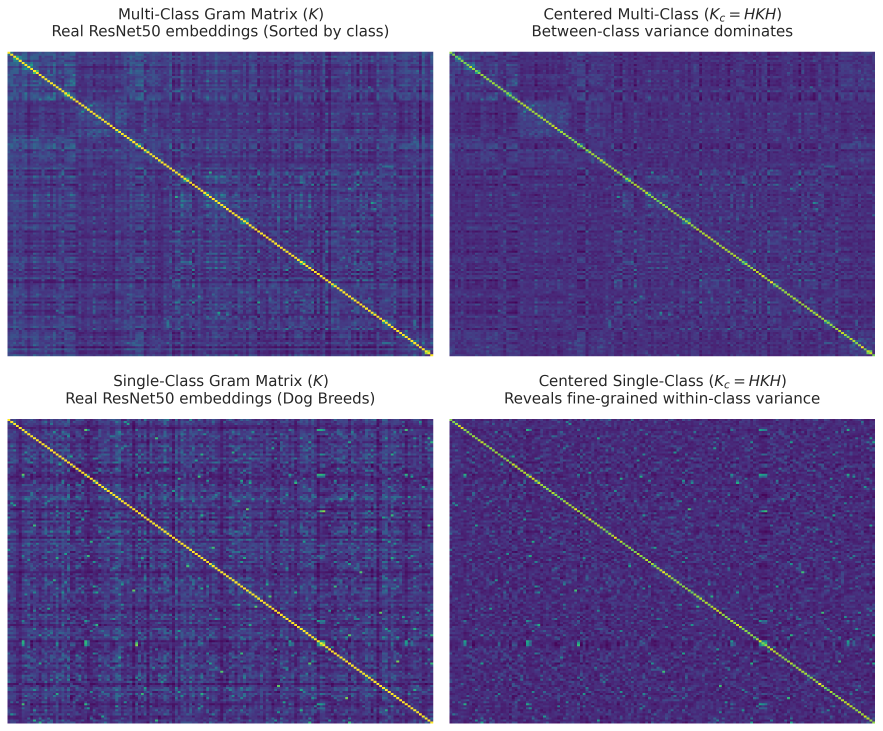
#> input picture submissions/red_team_real_gram_insight.png, 3530 x 2924 px (shown at 1/4 size); the run also reads 1 picture not shown here
$ python generate_iclr_5slide_figures.py
#> lines starting #> are read from the running program, lines starting #| are printed output that depends on the picture
#!/usr/bin/env python3
"""Generate all five figures for the ICLR Re-Align five-slide talk.

Slide 1 (title):  Conceptual diagram — two stimulus conditions, one formula.
Slide 2 (claim):  Cleaned real Red Gram figure (from report PNG, no text).
Slide 3 (blue):   Cleaned real Blue CKA heatmap (from report PNG, no text).
Slide 4 (red):    Red optimization funnel + proxy model strip.
Slide 5 (results): Score bars + Blue submission composition.
"""

from __future__ import annotations

import json
from collections import Counter
from pathlib import Path

import matplotlib
matplotlib.use("Agg")
import matplotlib.pyplot as plt
import matplotlib.patches as mpatches
import numpy as np

ROOT = Path(__file__).resolve().parents[1]
BLUE_SUBMISSION = ROOT / "submissions" / "blue_team_submission.json"
RED_SUBMISSION = ROOT / "submissions" / "red_team_submission.json"
BLUE_REPORT_FIG = ROOT / "submissions" / "blue_team_real_cka_matrix.png"
RED_REPORT_FIG = ROOT / "submissions" / "red_team_real_gram_insight.png"
OUT = ROOT / "figures" / "iclr_5slide"

BG = "#fff"
INK = "#080808"
MUTED = "#77736a"
BLUE = "#0072b2"
RED = "#b33c00"
GOLD = "#e69f00"
GREY = "#999999"
TEAL = "#009e73"


def load_json(path: Path) -> dict:
    return json.loads(path.read_text())


# [8 lines left out: function family_for, not called in this run]


def setup():
    plt.rcParams.update({
        "figure.facecolor": BG, "axes.facecolor": BG,
        "savefig.facecolor": BG, "savefig.dpi": 300,
        "font.family": "sans-serif", "font.size": 13,
        "axes.spines.top": False, "axes.spines.right": False,
        "axes.edgecolor": MUTED, "axes.labelcolor": INK,
        "xtick.color": MUTED, "ytick.color": MUTED,
        "text.color": INK,
    })


def make_slide1():
    """Conceptual diagram: two stimulus conditions, one CKA formula."""
    fig, axes = plt.subplots(1, 2, figsize=(10, 4.2))

    for ax in axes:
        ax.set_xlim(-1.2, 1.2)
        ax.set_ylim(-1.2, 1.2)
        ax.set_aspect("equal")
        ax.axis("off")

    rng = np.random.RandomState(7)

    # Left: broad categories (dogs cluster + cars cluster + birds cluster)
    clusters = [
        ("dogs", RED, -0.5, 0.5, 0.15),
        ("cars", BLUE, 0.5, -0.4, 0.15),
        ("birds", TEAL, -0.3, -0.6, 0.12),
        ("buildings", GOLD, 0.6, 0.5, 0.13),
    ]
    ax = axes[0]
    for label, color, cx, cy, spread in clusters:
        pts = rng.randn(18, 2) * spread + [cx, cy]
        ax.scatter(pts[:, 0], pts[:, 1], s=28, color=color, alpha=0.7, zorder=2)
        ax.text(cx, cy + spread + 0.15, label, ha="center", fontsize=11,
                color=color, fontweight="bold")
    ax.set_title("broad stimulus set", fontsize=15, pad=14, color=INK)

    # Right: single superclass (all dogs, spread out)
    ax = axes[1]
    pts = rng.randn(60, 2) * 0.38
    ax.scatter(pts[:, 0], pts[:, 1], s=28, color=RED, alpha=0.55, zorder=2)
    axes_labels = ["texture", "pose", "scene", "silhouette", "crop"]
    angles = np.linspace(0, 2 * np.pi, len(axes_labels), endpoint=False) - np.pi / 2
    for angle, label in zip(angles, axes_labels):
        x, y = 0.95 * np.cos(angle), 0.95 * np.sin(angle)
        ax.annotate("", xy=(x, y), xytext=(0, 0),
                    arrowprops=dict(arrowstyle="-", color=MUTED, lw=0.8))
        ax.text(x * 1.12, y * 1.12, label, ha="center", va="center",
                fontsize=10, color=MUTED)
    ax.set_title("dog superclass only", fontsize=15, pad=14, color=INK)

    fig.text(0.5, 0.02, "same CKA formula, different stimulus question",
             ha="center", fontsize=13, color=MUTED, style="italic")
    fig.tight_layout(rect=[0, 0.06, 1, 1])
    fig.savefig(OUT / "slide1_concept.png", bbox_inches="tight")
    plt.close(fig)


def make_slide2():
    """Clean the real Red Gram figure: crop out titles, keep four heatmaps."""
    from PIL import Image

    red = Image.open(RED_REPORT_FIG).convert("RGB")
    crops = [
        red.crop((28, 207, 1735, 1420)),
        red.crop((1800, 207, 3502, 1420)),
        red.crop((28, 1680, 1735, 2893)),
        red.crop((1800, 1680, 3502, 2893)),
    ]
    gap = 22
    w = crops[0].width * 2 + gap
    h = crops[0].height * 2 + gap
    canvas = Image.new("RGB", (w, h), "white")
    canvas.paste(crops[0], (0, 0))
    canvas.paste(crops[1], (crops[0].width + gap, 0))
    canvas.paste(crops[2], (0, crops[0].height + gap))
    canvas.paste(crops[3], (crops[0].width + gap, crops[0].height + gap))
    canvas.save(OUT / "slide2_gram.png")


def make_slide3():
    """Clean the real Blue CKA heatmap: rebuild cells, keep white dividers."""
    from PIL import Image, ImageDraw

    blue = Image.open(BLUE_REPORT_FIG).convert("RGB")
    heatmap = blue.crop((27, 164, 2326, 2271))

    n = 18
    arr = np.asarray(heatmap)
    rebuilt = Image.new("RGB", heatmap.size, "white")
    draw = ImageDraw.Draw(rebuilt)

    for row in range(n):
        y0 = round(row * heatmap.height / n)
        y1 = round((row + 1) * heatmap.height / n)
        for col in range(n):
            x0 = round(col * heatmap.width / n)
            x1 = round((col + 1) * heatmap.width / n)
            patch = arr[y0:y1, x0:x1, :]
            rgb = tuple(int(v) for v in np.median(patch.reshape(-1, 3), axis=0))
            draw.rectangle((x0, y0, x1, y1), fill=rgb)

    for boundary in (6, 12):
        x = round(boundary * heatmap.width / n)
        y = round(boundary * heatmap.height / n)
        draw.line((x, 0, x, heatmap.height), fill="white", width=8)
        draw.line((0, y, heatmap.width, y), fill="white", width=8)

    rebuilt.save(OUT / "slide3_cka.png")


def make_slide4():
    """Red optimization funnel + proxy model diversity strip."""
    red = load_json(RED_SUBMISSION)
    metadata = red.get("metadata", {})
    proxies = metadata.get("proxy_models", [])

    fig, (ax_funnel, ax_models) = plt.subplots(
        1, 2, figsize=(10, 4.5), gridspec_kw={"width_ratios": [1.1, 1]})

    # Funnel
    labels = ["synsets", "candidates", "scored pool", "submitted"]
    values = [125, 6250, metadata.get("n_candidates", 5000), 1000]
    colors = [MUTED, BLUE, GOLD, RED]
    bars = ax_funnel.barh(labels[::-1], values[::-1], color=colors[::-1],
                          height=0.6, edgecolor="white", linewidth=1.5)
    ax_funnel.set_xscale("log")
    ax_funnel.set_xlabel("count (log scale)")
    ax_funnel.set_title("selection pipeline", fontsize=14)
    for bar, val in zip(bars, values[::-1]):
        ax_funnel.text(val * 1.15, bar.get_y() + bar.get_height() / 2,
                       f"{val:,}", va="center", fontsize=11)
    ax_funnel.spines["left"].set_visible(False)
    ax_funnel.tick_params(left=False)

    # Proxy model diversity
    families = {
        "CNN": ["vgg11", "resnet101", "densenet121"],
        "ViT": ["deit3", "beit", "xcit"],
        "CLIP": ["apple mclip"],
        "self-sup": ["dino resmlp", "mae hiera"],
        "exotic": ["mambaout", "mlp-mixer"],
    }
    y_pos = 0
    fam_colors = {"CNN": RED, "ViT": BLUE, "CLIP": TEAL,
                  "self-sup": GOLD, "exotic": MUTED}
    for fam, models in families.items():
        for model in models:
            ax_models.barh(y_pos, 1, color=fam_colors[fam], height=0.7,
                           edgecolor="white", linewidth=1)
            ax_models.text(0.5, y_pos, model, ha="center", va="center",
                           fontsize=9, color="white", fontweight="bold")
            y_pos += 1
        y_pos += 0.3

    ax_models.set_xlim(0, 1)
    ax_models.set_ylim(-0.5, y_pos)
    ax_models.invert_yaxis()
    ax_models.axis("off")
    ax_models.set_title("11 proxy models", fontsize=14)

    patches = [mpatches.Patch(color=c, label=f) for f, c in fam_colors.items()]
    ax_models.legend(handles=patches, loc="lower right", fontsize=9,
                     frameon=False, ncol=2)

    fig.suptitle("Red Team: restrict to dog superclass, then optimize",
                 fontsize=15, y=0.98)
    fig.tight_layout(rect=[0, 0, 1, 0.93])
    fig.savefig(OUT / "slide4_red_pipeline.png", bbox_inches="tight")
    plt.close(fig)


# [52 lines left out: function make_slide5, not called in this run]


def main():
    OUT.mkdir(parents=True, exist_ok=True)
    setup()
    for name, fn in [("slide1", make_slide1), ("slide2", make_slide2),
                     ("slide3", make_slide3), ("slide4", make_slide4),
                     ("slide5", make_slide5)]:
        print(f"  {name}...")
        fn()
#> this loop made 4 passes
#> pass 1, in make_slide1, `fig.savefig(OUT / "slide1_concept.png", bbox_inches="tight")`:
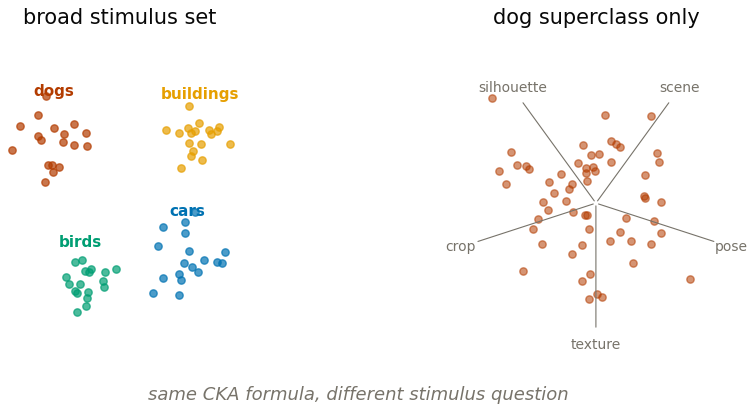
#> figure drawn by matplotlib, 2 panels
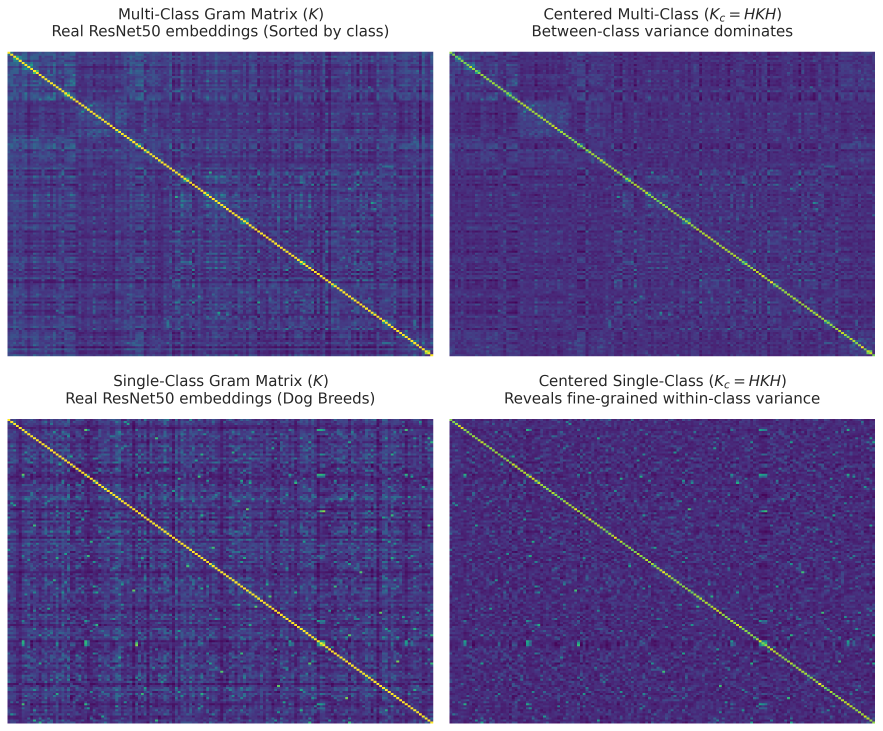
#> input picture submissions/red_team_real_gram_insight.png, 3530 x 2924 px (shown at 1/4 size)
#> pass 2, in make_slide2, `canvas.save(OUT / "slide2_gram.png")`:
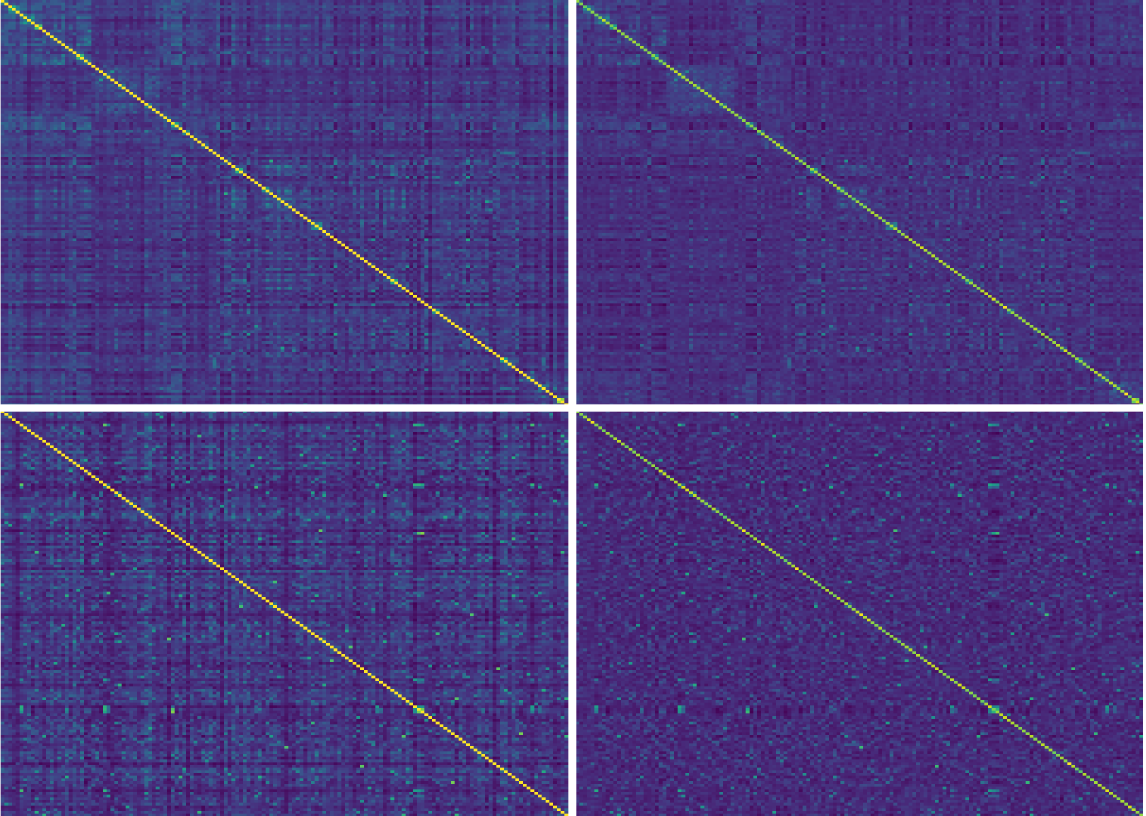
#> saved as slide2_gram.png: PIL image 3436x2448 RGB (shown at 1/3 size); mean R, G, B 72.4, 56.7, 127.1
#> pass 3, in make_slide3, `blue = Image.open(BLUE_REPORT_FIG).convert("RGB")`:
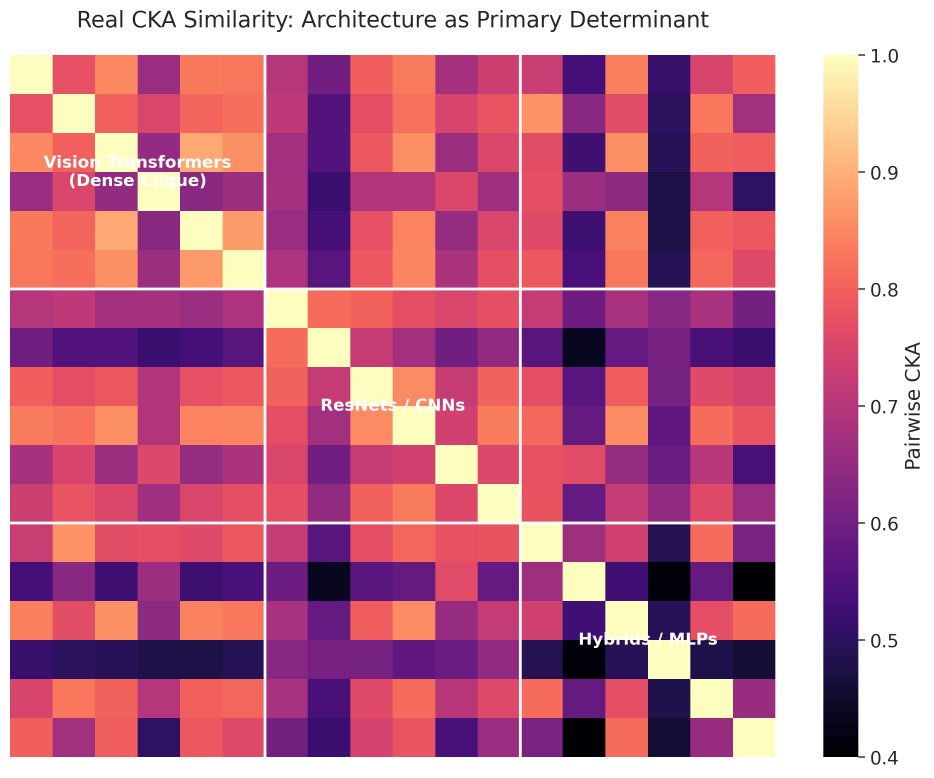
#> blue: PIL image 2802x2334 RGB (shown at 1/3 size); mean R, G, B 193.6, 117.1, 145.1
    print(f"Done → {OUT}")


if __name__ == "__main__":
#> (the run stopped early here; a loop or call above may not have finished)
